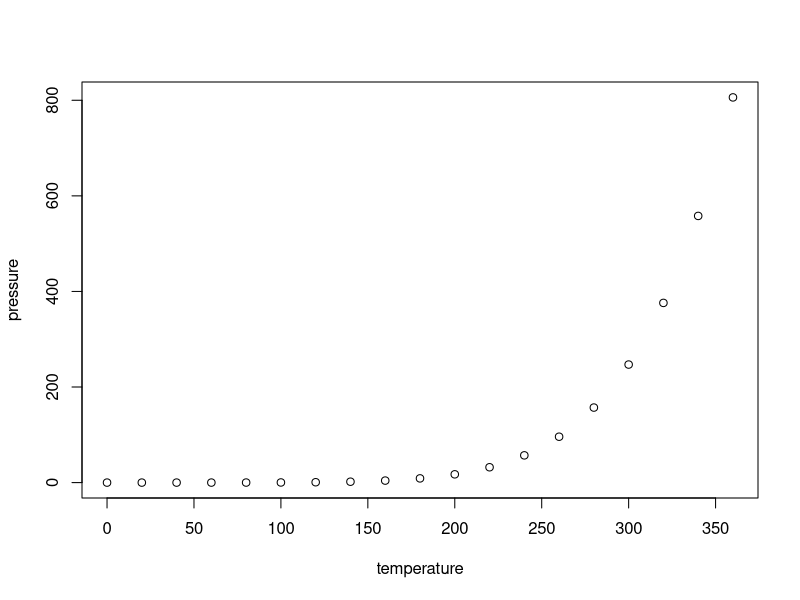
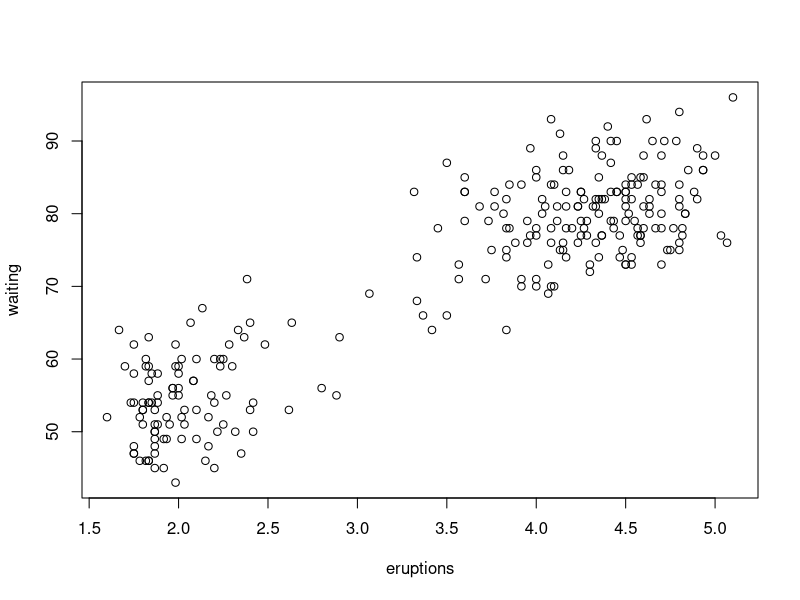

Write the R code that produced these figures, in order.
## ---- chunk 1
knitr::opts_chunk$set(echo = TRUE)
## ---- chunk 2
summary(cars)
## ---- chunk 3
plot(pressure)
## ---- chunk 4
with(faithful, plot(eruptions, waiting))
